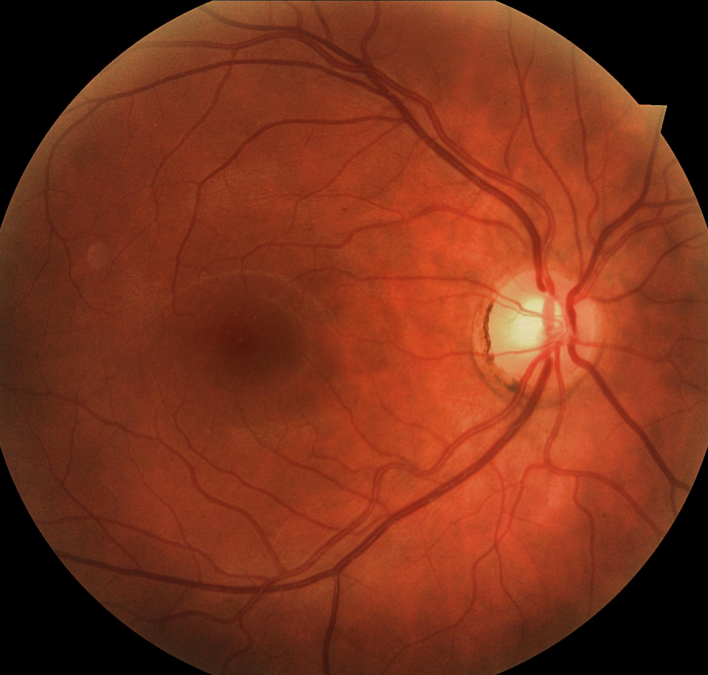
%> input picture mFiles/gs9.jpg, 2124 x 2024 px (shown at 1/3 size)
$ octave DarkeningImages.m   (GNU Octave 9; MATLAB toolbox functions it lacks are replaced by stand-ins)
%> lines starting %> are read from the running program, lines starting %| are printed output that depends on the picture; in (x1, y1, x2, y2) boxes, pixels count from 0 and x2, y2 are one past the last pixel; in counts of white or black regions, pixels touching at a corner belong together; the program's own positions count from 1
### mFiles/BestHSVMask.m
function [BW,maskedRGBImage] = BestHSVMask(RGB)
%createMask  Threshold RGB image using auto-generated code from colorThresholder app.
%  [BW,MASKEDRGBIMAGE] = createMask(RGB) thresholds image RGB using
%  auto-generated code from the colorThresholder App. The colorspace and
%  minimum/maximum values for each channel of the colorspace were set in the
%  App and result in a binary mask BW and a composite image maskedRGBImage,
%  which shows the original RGB image values under the mask BW.

% Ideal way to use this is on a bw image, have to create black and white
% image on rgb scalle thought ot use this
%------------------------------------------------------


% Convert RGB image to chosen color space
I = rgb2hsv(RGB);

% Define thresholds for channel 1 based on histogram settings
channel1Min = 0.000;
channel1Max = 1.000;

% Define thresholds for channel 2 based on histogram settings
channel2Min = 0.000;
channel2Max = 1.000;

% Define thresholds for channel 3 based on histogram settings
channel3Min = 0.900; %was originally .967
channel3Max = 1.000;

% Create mask based on chosen histogram thresholds
BW = (I(:,:,1) >= channel1Min ) & (I(:,:,1) <= channel1Max) & ...
    (I(:,:,2) >= channel2Min ) & (I(:,:,2) <= channel2Max) & ...
    (I(:,:,3) >= channel3Min ) & (I(:,:,3) <= channel3Max);

% Initialize output masked image based on input image.
maskedRGBImage = RGB;

% Set background pixels where BW is false to zero.
maskedRGBImage(repmat(~BW,[1 1 3])) = 0;

### mFiles/HorizontalDiameter.m
function [width_coord, height_coord, approx_horiz_diameter] = HorizontalDiameter(binary_image)
[x,y]=size(binary_image); %x is height
%y is width
height = [];
width = [];
coordinate = []
for i = 1:x,

    for j = 1:y,

        if binary_image(i, j) == 1

            height(end + 1) = i;
            width(end + 1) = j;

        end

    end

end

%now we need to find the first place in which we get a value
left_bound = min(width);
right_bound = max(width);

approx_horiz_diameter = right_bound - left_bound;

disp(left_bound);
disp(right_bound);
disp(approx_horiz_diameter);

% [4 lines of commented-out code are left out]

left_index_height = find(width == left_bound);
left_height_coord = height(left_index_height);

right_index_height = find(width == right_bound);
right_height_coord = height(right_index_height);

width_coord = [];
height_coord = [];

width_coord(end + 1) = left_height_coord(1);
width_coord(end + 1) = right_height_coord(1);

height_coord(end + 1) = left_bound(1);
height_coord(end + 1) = right_bound(1);

### mFiles/VerticalDiameter.m
function [width_coord, height_coord, approx_vertical_diameter] = VerticalDiameter(binary_image)
[x,y]=size(binary_image); %x is height
%y is width
height = [];
width = [];
coordinate = [];
for i = 1:x,

    for j = 1:y,

        if binary_image(i, j) == 1

            height(end + 1) = i;
            width(end + 1) = j;

        end

    end

end

%now we need to find the first place in which we get a value
top_bound = min(height);
bottom_bound = max(height);

approx_vertical_diameter = bottom_bound - top_bound;

disp(top_bound);
disp(bottom_bound);
disp(approx_vertical_diameter);

% [4 lines of commented-out code are left out]

top_index_width = find(height == top_bound);
top_width_coord = width(top_index_width);

bottom_index_width = find(height == bottom_bound);
bottom_width_coord = width(bottom_index_width);

top_index_width = find(height == top_bound);

top_width_coord = width(top_index_width);


disp('the top index y value is');

disp(top_bound);

disp('the top index x value is');

disp(top_width_coord);


bottom_index_width = find(height == bottom_bound);

bottom_width_coord = width(bottom_index_width);


disp('the bottom index y value is');

disp(bottom_bound);

disp('the bottom index x value is');

disp(bottom_width_coord);

%%%%%%%%Ways to improve, average the values in the coordinate arrays%%%%

width_coord = [];
height_coord = [];

width_coord(end + 1) = top_width_coord(1);
width_coord(end + 1) = bottom_width_coord(1);

height_coord(end + 1) = top_bound(1);
height_coord(end + 1) = bottom_bound(1);

### mFiles/DarkeningImages.m
img = imread('gs9.jpg');
%> img is the input picture: size 2024x2124x3 uint8; mean R, G, B 122.6, 50.5, 27.5
%imshow(img);
%title('original image');
gray = rgb2gray(img);
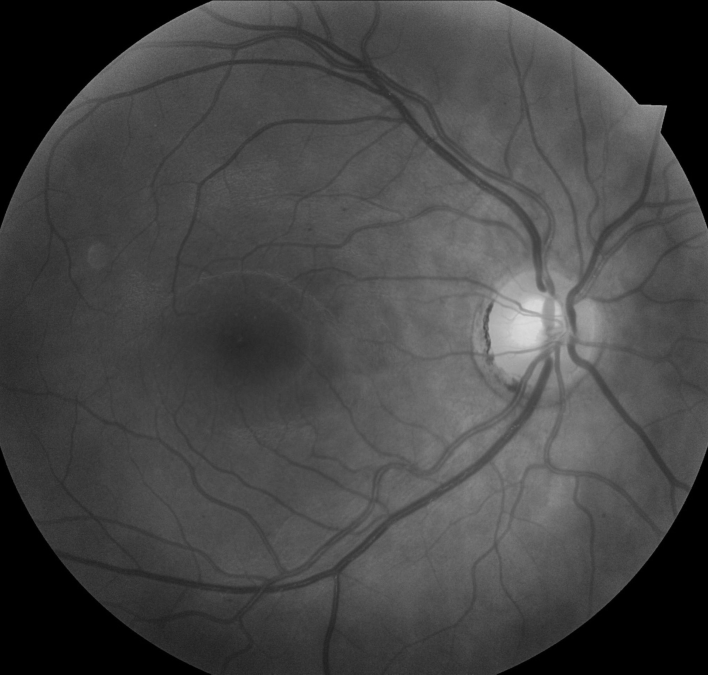
%> gray: size 2024x2124 uint8 (shown at 1/3 size); min 0, max 221, mean 69.4
Supa_grayfundus = imadjust(gray);
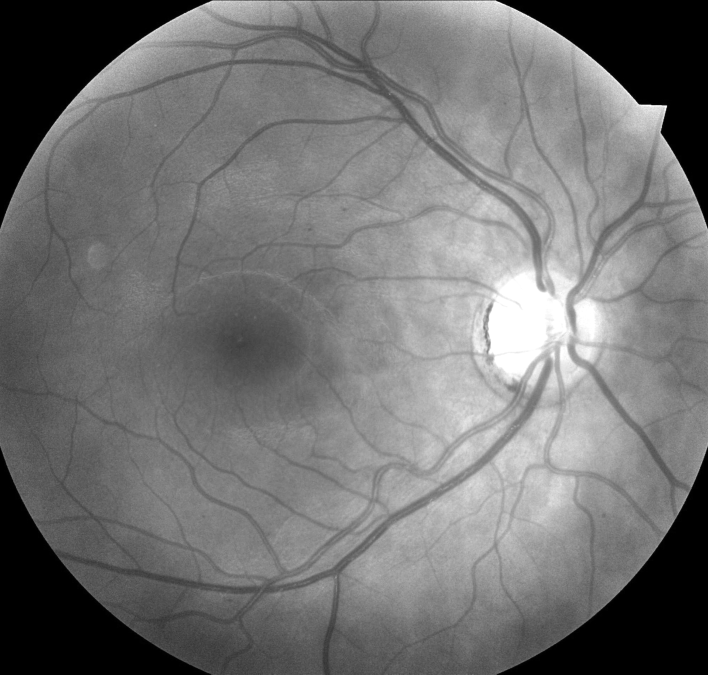
%> Supa_grayfundus: size 2024x2124 uint8 (shown at 1/3 size); min 0, max 255, mean 114.6

betterFundus = adapthisteq(Supa_grayfundus);
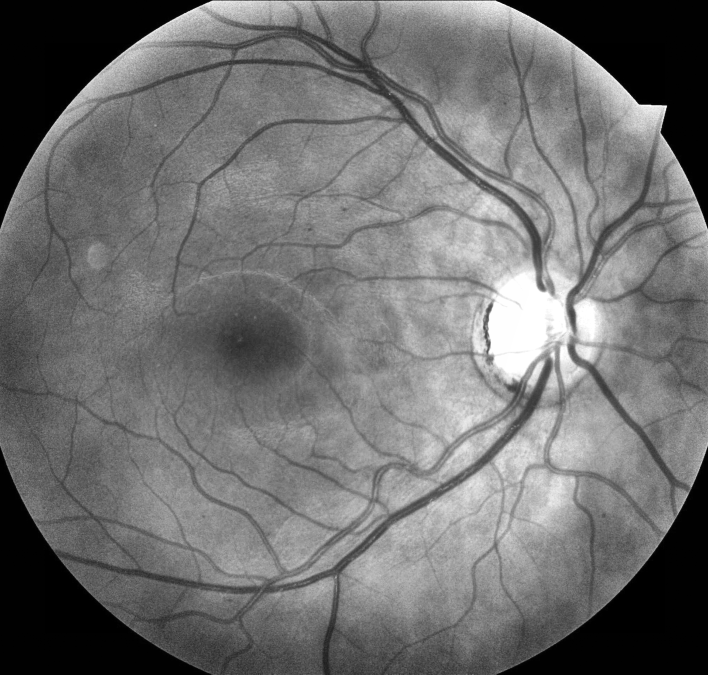
%> betterFundus: size 2024x2124 uint8 (shown at 1/3 size); min 0, max 255, mean 111.6

rgbFundus = cat(3, Supa_grayfundus, Supa_grayfundus, Supa_grayfundus);

[bw, maskedRGBImage] = BestHSVMask(rgbFundus);
%> in BestHSVMask, `I = rgb2hsv(RGB);`: I: size 2024x2124x3 double; mean H, S, V 0, 0, 0.449
%> in BestHSVMask, `BW = (I(:,:,1) >= channel1Min ) & (I(:,:,1) <= channel1Max) & (I(:,:,2..`:
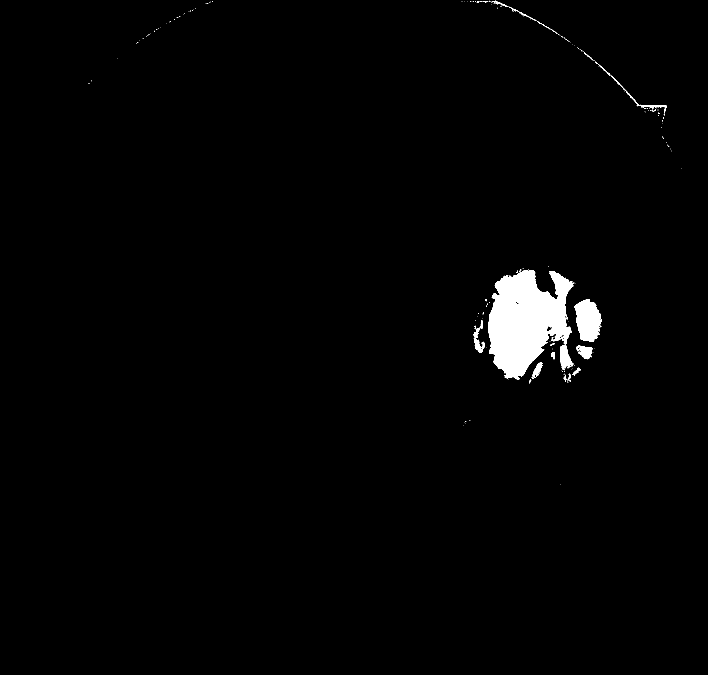
%> BW: size 2024x2124 logical (shown at 1/3 size); 1.6% white; 183 white regions (160 under 20 px), largest, box (x1, y1, x2, y2) and area: (1465, 810, 1720, 1139) 53880, (1723, 897, 1806, 1025) 7341, (1680, 1034, 1720, 1110) 1731

BW2 = bwareaopen(bw, 280);
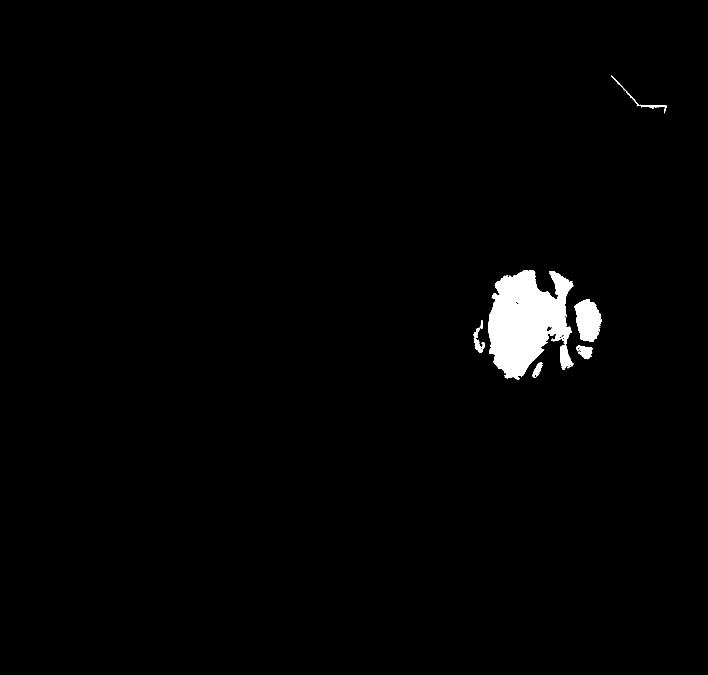
%> BW2: size 2024x2124 logical (shown at 1/3 size); 1.5% white; 7 white regions, largest, box (x1, y1, x2, y2) and area: (1465, 810, 1720, 1139) 53880, (1723, 897, 1806, 1025) 7341, (1680, 1034, 1720, 1110) 1731

%newmap = brighten(Supa_grayfundus, -.7 );

SE = strel('disk', 10);
BW2 = imdilate(BW2,SE);
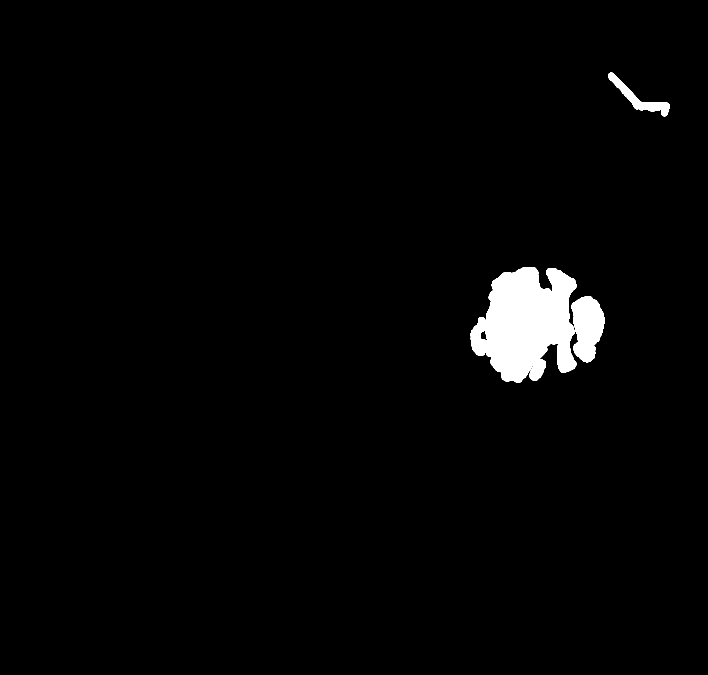
%> BW2: size 2024x2124 logical (shown at 1/3 size); 2.2% white; 3 white regions, box (x1, y1, x2, y2) and area: (1412, 801, 1729, 1148) 76543, (1714, 888, 1815, 1087) 14014, (1824, 218, 2010, 349) 5439

figure,
imshow(BW2);
title('binary image');

figure,
imshow(img);
title('original image');
hold on,

[width_coordH, height_coordH, approx_horiz_diameter] = HorizontalDiameter(BW2);
%> in HorizontalDiameter, `left_bound = min(width);`: left_bound = 1413
%> in HorizontalDiameter, `right_bound = max(width);`: right_bound = 2010
%> in HorizontalDiameter, `approx_horiz_diameter = right_bound - left_bound;`: approx_horiz_diameter = 597
%| 1413
%| 2010
%| 597
%> in HorizontalDiameter, `left_index_height = find(width == left_bound);`: left_index_height = 18 values from 59490 to 66327
%> in HorizontalDiameter, `left_height_coord = height(left_index_height);`: left_height_coord = 18 values from 1000 to 1019
%> in HorizontalDiameter, `right_index_height = find(width == right_bound);`: right_index_height = [3525 3634 3743 3852 3961 4070 4178]
%> in HorizontalDiameter, `right_height_coord = height(right_index_height);`: right_height_coord = [316 317 318 319 320 321 322]
%> width_coordH = [1000 316]; height_coordH = [1413 2010]; approx_horiz_diameter = 597
[width_coordV, height_coordV, approx_vertical_diameter] = VerticalDiameter(BW2);
%> in VerticalDiameter, `top_bound = min(height);`: top_bound = 219
%> in VerticalDiameter, `bottom_bound = max(height);`: bottom_bound = 1148
%> in VerticalDiameter, `approx_vertical_diameter = bottom_bound - top_bound;`: approx_vertical_diameter = 929
%| 219
%| 1148
%| 929
%> in VerticalDiameter, `top_index_width = find(height == top_bound);`: top_index_width = [1 2 3 4 5 6 7 8]
%> in VerticalDiameter, `top_width_coord = width(top_index_width);`: top_width_coord = [1831 1832 1833 1834 1835 1836 1837 1838]
%> in VerticalDiameter, `bottom_index_width = find(height == bottom_bound);`: bottom_index_width = [95986 95987 95988 95989 95990 95991 95992 95993 95994 95995 95996]
%> in VerticalDiameter, `bottom_width_coord = width(bottom_index_width);`: bottom_width_coord = [1550 1551 1552 1553 1554 1555 1556 1557 1558 1559 1560]
%| 219
%|    1831   1832   1833   1834   1835   1836   1837   1838
%| 1148
%|    1550   1551   1552   1553   1554   1555   1556   1557   1558   1559   1560
%> width_coordV = [1831 1550]; height_coordV = [219 1148]; approx_vertical_diameter = 929

plot([height_coordH(1),height_coordH(2)],[width_coordH(1),width_coordH(2)],'Color','g','LineWidth',2);
plot([width_coordV(1),width_coordV(2)],[height_coordV(1),height_coordV(2)],'Color','g','LineWidth',2);
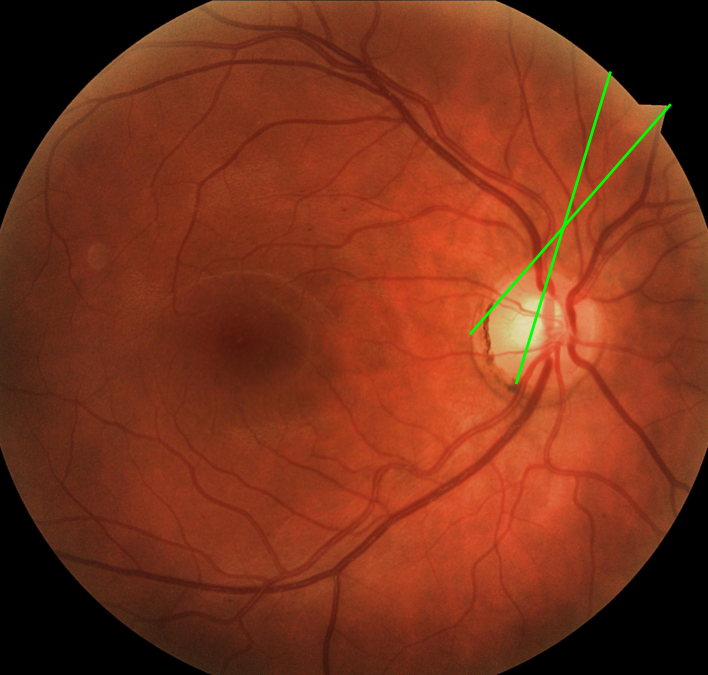
%> figure redrawn from the program's plot data; shown at 1/3 size; its title reads 'original image'

%> (the run ends here)
